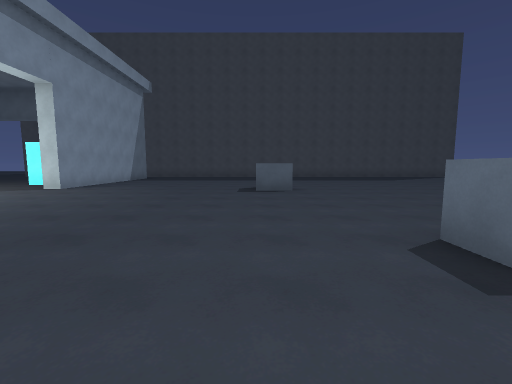
View 1 (above)

24 first-person views from a walk through a 3-D level made in the Unity game engine. The camera is 1.4 m above the floor, tilts 6° down and sees 90° across. The floor is counted in squares, 2 m on a side. Each view is taken from the middle of a square. On the plan, view 1 faces up. The plan holds only what a view shows up to about 9 squares ahead; the rest is blank. The place goes on beyond the plan. The player is left out.

View 2
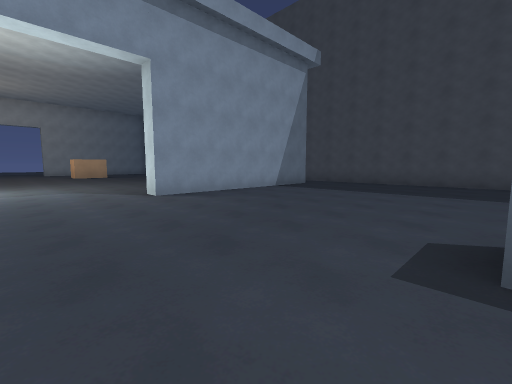

View 3
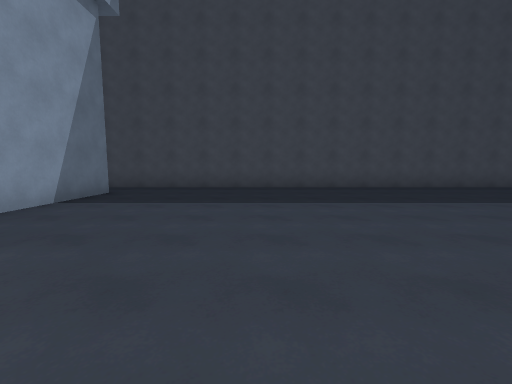

View 4
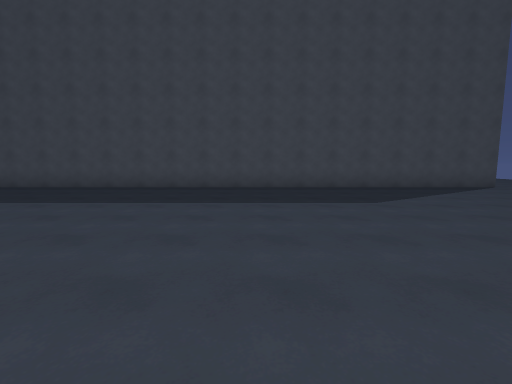

View 5
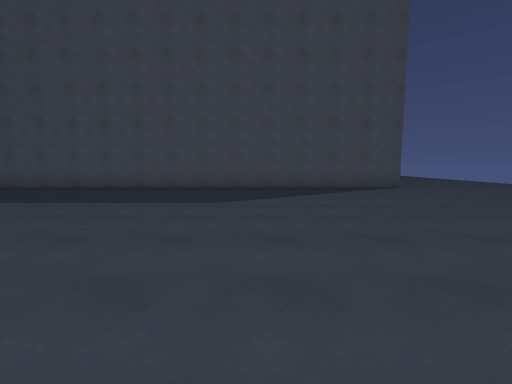

View 6
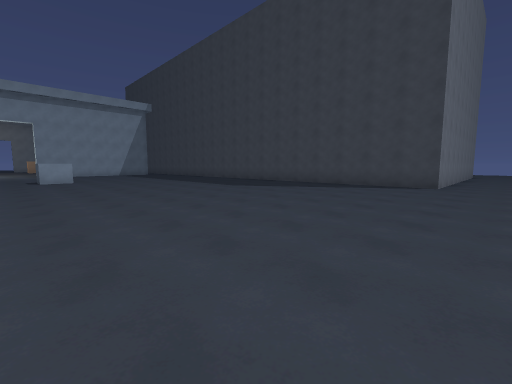

View 7
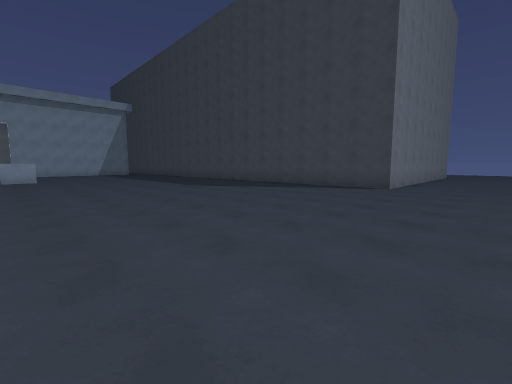

View 8
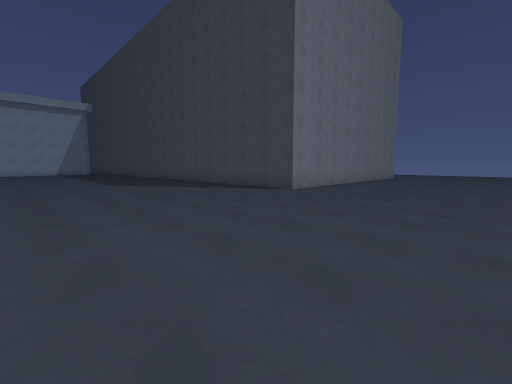

View 9
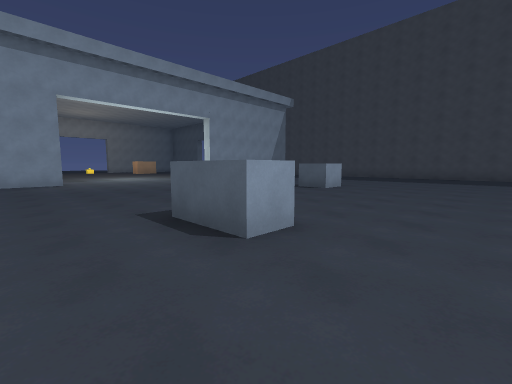

View 10
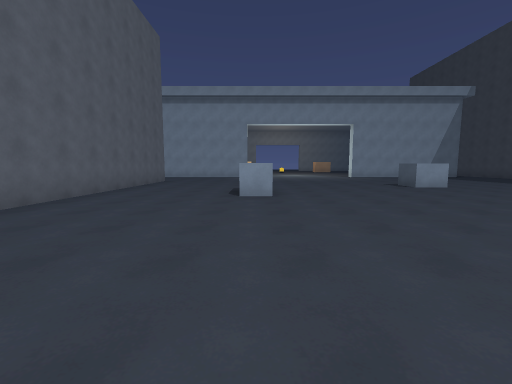

View 11
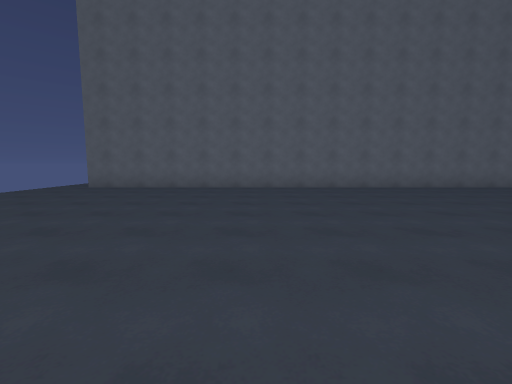

View 12
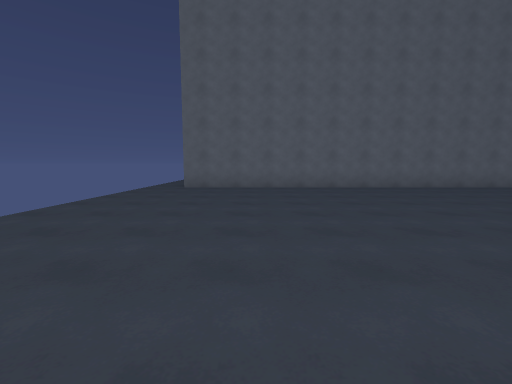

View 13
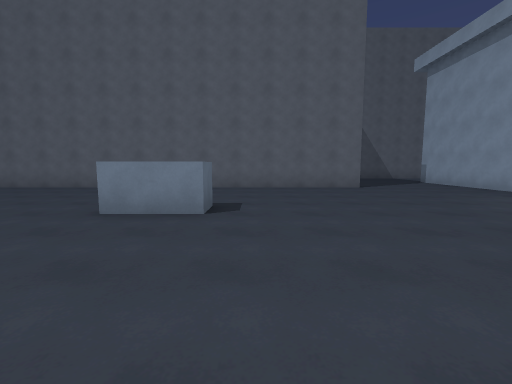

View 14
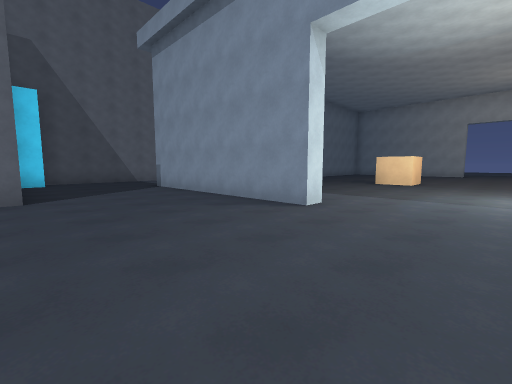

View 15
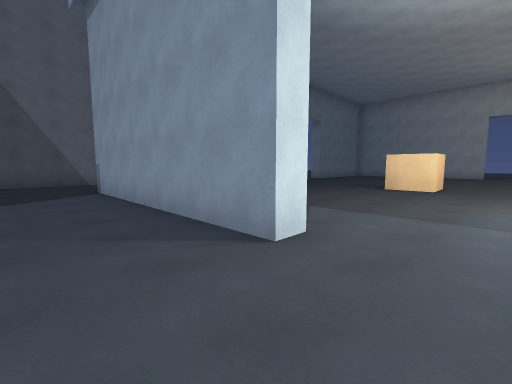

View 16
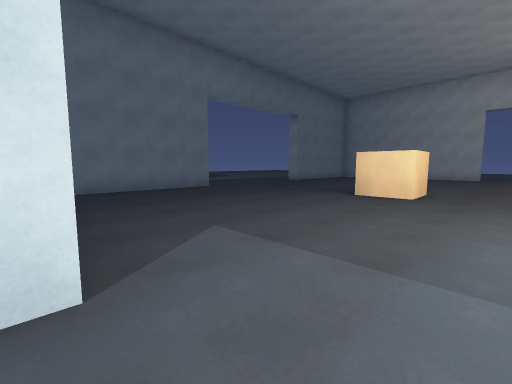

View 17
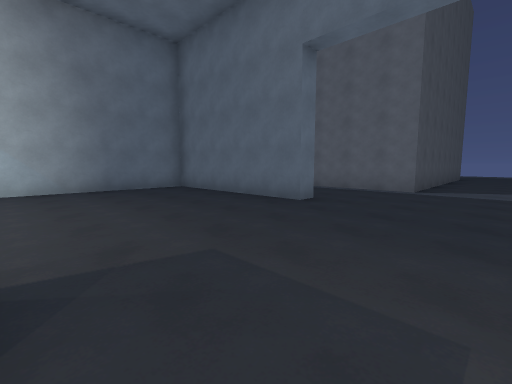

View 18
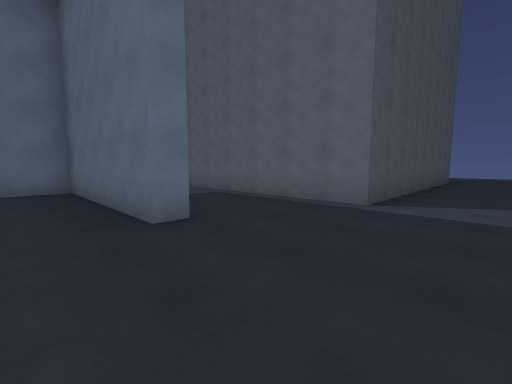

View 19
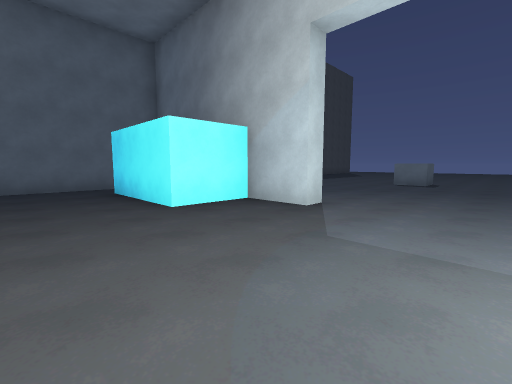

View 20
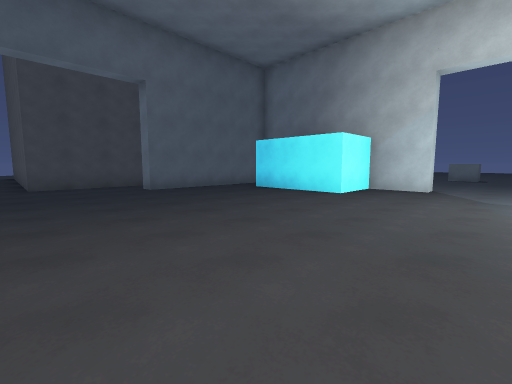

View 21
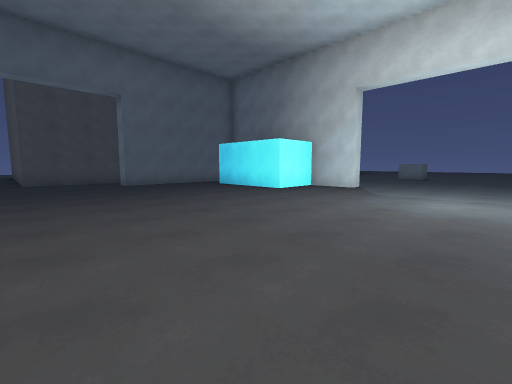

View 22
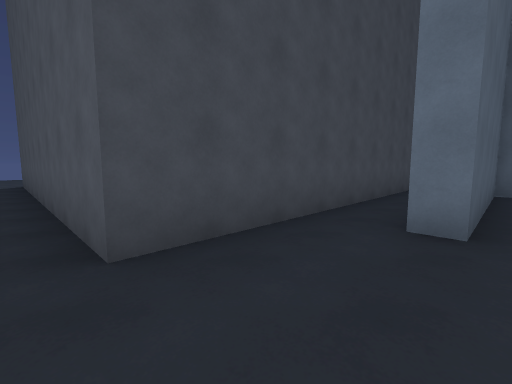

View 23
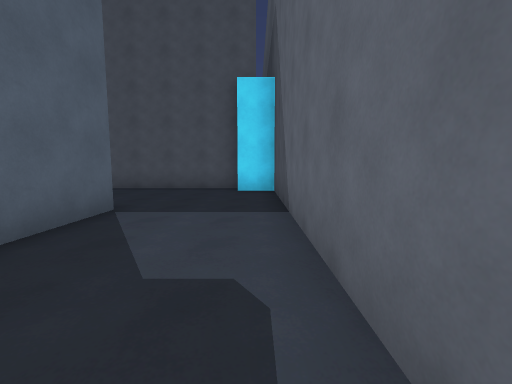

View 24
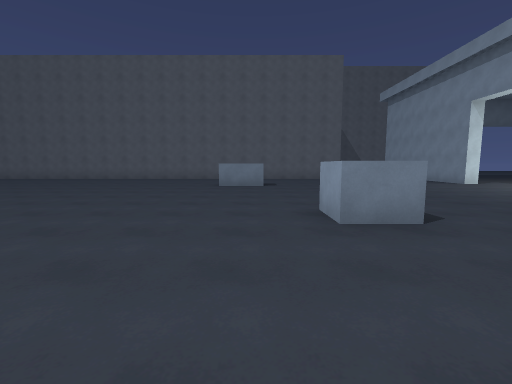

### Floor plan
Points are (right, up) in squares from view 1. A wall is a line through its corners. A room is listed if a view was taken in it or the views show most of it. See-through windows are left out.
Room 1 (views 1, 2, 3, 4, 5, 6, 7, 8, 9, 10, 11, 12, 13, 14, 15, 16, 17, 18, 19, 20, 21, 22, 23, 24)
walls: (-6.4, 1.5) (-5.8, 1.5) (-5.8, -4.5); (-2.4, -2) (15.2, -2); (-6.2, 13.2) (-11, 13.2) (-11, 13.8); (-5.8, 13.5) (-5.8, 7.5) (-6.3, 7.5) (-6.3, 9) (-8, 9) (-8, 12); (-6, -4.8) (-7.9, -4.8); (-11, -4.9) (-11, -4.3) (-6.3, -4.3) (-6.3, 0.1); (11.5, 16.5) (11.5, 15) (-13.5, 15) (-13.5, 16.5); (-12.3, -7.5) (-3, -7.5) (-3, -6.5) (-2.3, -6.5) (-2.3, -2.6)
ways out: opening at (-13.5, -6.5); opening at (16, -1)
objects: other object (-13, 1) to (-12, 1); other object (0, 7) to (1, 8); other object (2, 2) to (3, 2)

Positions as (right, up) in squares from view 1, and headings:
1: (0, 0), facing up
2: (0, 5), facing up-left
3: (-2, 7), facing up
4: (4, 7), facing up
5: (7, 7), facing up
6: (13, 6), facing up-left
7: (14, 7), facing up-left
8: (16, 9), facing up-left
9: (5, 0), facing up-left
10: (9, 2), facing left
11: (10, 6), facing down
12: (13, 6), facing down
13: (1, 6), facing down
14: (-2, 4), facing down-left
15: (-4, 3), facing down-left
16: (-6, 3), facing down-left
17: (-14, 0), facing down-right
18: (-14, -3), facing down-right
19: (-10, 5), facing up-right
20: (-14, 6), facing up-right
21: (-14, 4), facing up-right
22: (-14, 13), facing up-right
23: (-10, -7), facing right
24: (2, 11), facing down
